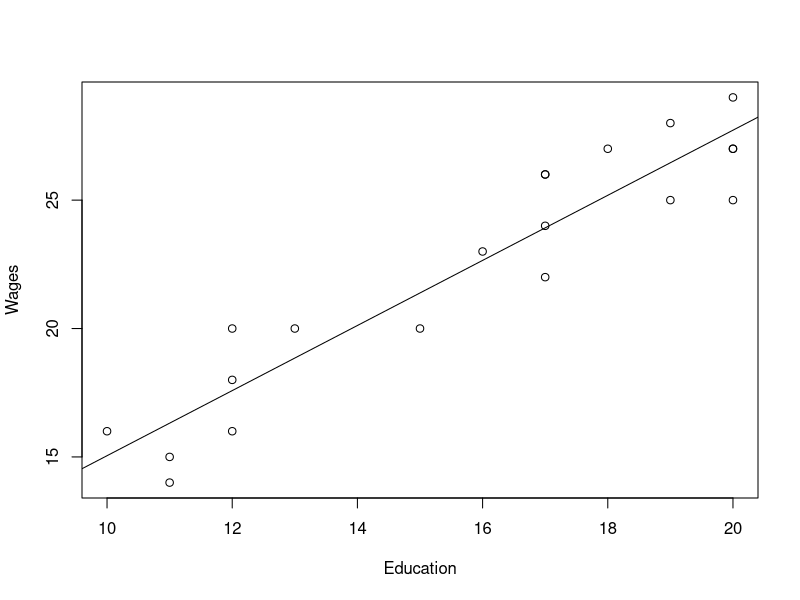

Write R code to recreate this figure.
my_data = read.table("linear_regression/wages_education.csv", header=TRUE, sep=",")
attach(my_data)

fit <- lm(Wages ~ Education)

#Find more about fit
attributes(fit)
summary(fit)

#predict

new_data = data.frame(Education=14)

predict(fit, new_data)

plot(Education, Wages)
abline(fit)
